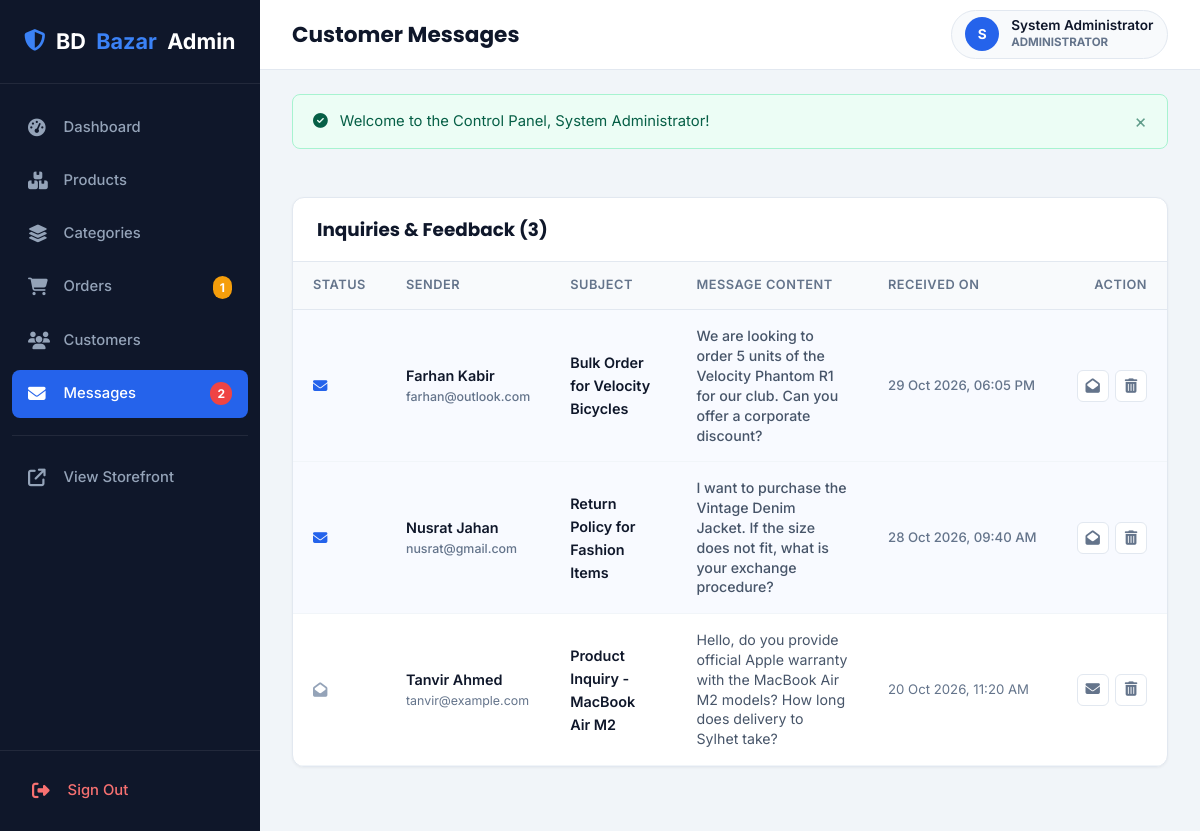
The app's page /Backend/admin/messages.php (signed in) with its own data.
### tables this page shows
CREATE TABLE IF NOT EXISTS `messages` (
  `message_id` INT AUTO_INCREMENT PRIMARY KEY,
  `user_name` VARCHAR(100) NOT NULL,
  `email` VARCHAR(150) NOT NULL,
  `subject` VARCHAR(150) NOT NULL,
  `message` TEXT NOT NULL,
  `is_read` TINYINT(1) DEFAULT 0,
  `date` TIMESTAMP DEFAULT CURRENT_TIMESTAMP,
  INDEX `idx_messages_read` (`is_read`)
);

### Backend/includes/functions.php (called while the page is built, shortened)
<?php
function e(?string $value): string {
    return htmlspecialchars($value ?? '', ENT_QUOTES, 'UTF-8');
}
function asset_url(string $path): string {
    return BASE_URL . '/' . ltrim($path, '/');
}

### Backend/admin/messages.php (the view, shortened to what this page needs)
<?php
require_once __DIR__ . '/../config/config.php';
try {
    $messages = $pdo->query("SELECT * FROM `messages` ORDER BY `date` DESC")->fetchAll();
} catch (PDOException $e) {
    error_log('Fetch messages error: ' . $e->getMessage());
    $messages = [];
}
require_once __DIR__ . '/admin_header.php';
?>
<div class="admin-card">
    <div class="admin-card-header">
        <h3 class="admin-card-title">Inquiries & Feedback (<?= count($messages) ?>)</h3>
    </div>
    <div class="admin-table-wrap">
        <?php if (empty($messages)): ?>
            <div style="padding: 3.5rem; text-align: center; color: #64748b;">
                <i class="fas fa-inbox" style="font-size: 2.5rem; margin-bottom: 0.75rem; color: #cbd5e1;"></i>
                <p>No messages received yet.</p>
            </div>
        <?php else: ?>
            <table class="admin-table">
                <thead>
                    <tr>
                        <th style="width: 50px;">Status</th>
                        <th>Sender</th>
                        <th>Subject</th>
                        <th>Message Content</th>
                        <th>Received On</th>
                        <th style="text-align: right;">Action</th>
                    </tr>
                </thead>
                <tbody>
                    <?php foreach ($messages as $msg): ?>
                        <tr style="<?= !$msg['is_read'] ? 'background-color: #f8faff; font-weight: 500;' : '' ?>">
                            <td>
                                <?php if ($msg['is_read']): ?>
                                    <span style="color: #94a3b8;" title="Read"><i class="fas fa-envelope-open"></i></span>
                                <?php else: ?>
                                    <span style="color: #2563eb;" title="Unread"><i class="fas fa-envelope"></i></span>
                                <?php endif; ?>
                            </td>
                            <td>
                                <div style="font-weight: 600; color: #0f172a;"><?= e($msg['user_name']) ?></div>
                                <div style="font-size: 0.775rem; color: #64748b;">
                                    <a href="mailto:<?= e($msg['email']) ?>" style="color: #64748b;"><?= e($msg['email']) ?></a>
                                </div>
                            </td>
                            <td style="font-weight: 600; color: #0f172a; max-width: 180px;">
                                <?= e($msg['subject']) ?>
                            </td>
                            <td style="color: #475569; font-size: 0.885rem; max-width: 380px; line-height: 1.4;">
                                <?= nl2br(e($msg['message'])) ?>
                            </td>
                            <td style="font-size: 0.825rem; color: #64748b; white-space: nowrap;">
                                <?= date('d M Y, h:i A', strtotime($msg['date'])) ?>
                            </td>
                            <td style="text-align: right; white-space: nowrap;">
                                <div style="display: inline-flex; gap: 0.4rem;">
                                    <form action="<?= asset_url('backend/admin/messages.php') ?>" method="POST" style="display:inline;">
                                        <button type="submit" class="action-btn" title="<?= $msg['is_read'] ? 'Mark as Unread' : 'Mark as Read' ?>">
                                            <i class="fas <?= $msg['is_read'] ? 'fa-envelope' : 'fa-envelope-open' ?>"></i>
                                        </button>
                                    </form>
                                    <form action="<?= asset_url('backend/admin/messages.php') ?>" method="POST" style="display:inline;" onsubmit="return confirm('Delete message from \'<?= e(addslashes($msg['user_name'])) ?>\'?');">
                                        <button type="submit" class="action-btn action-btn-danger" title="Delete">
                                            <i class="fas fa-trash-can"></i>
                                        </button>
                                    </form>
                                </div>
                            </td>
                        </tr>
                    <?php endforeach; ?>
                </tbody>
            </table>
        <?php endif; ?>
    </div>
</div>
<?php require_once __DIR__ . '/admin_footer.php'; ?>

### Frontend/css/style.css (style rules this page uses)
:root { --primary: #2563eb; --primary-hover: #1d4ed8; --primary-light: #eff6ff; --secondary: #0f172a; --secondary-hover: #1e293b; --accent: #f59e0b; --accent-hover: #d97706; --success: #10b981; --danger: #ef4444; --warning: #f59e0b; --info: #3b82f6; --bg-main: #f8fafc; --bg-surface: #ffffff; --bg-subtle: #f1f5f9; --border: #e2e8f0; --border-dark: #cbd5e1; --text-primary: #0f172a; --text-secondary: #475569; --text-muted: #64748b; --text-inverse: #ffffff; --font-heading: 'Poppins', -apple-system, BlinkMacSystemFont, "Segoe UI", Roboto, sans-serif; --font-body: 'Inter', -apple-system, BlinkMacSystemFont, "Segoe UI", Roboto, sans-serif; --radius-sm: 4px; --radius-md: 8px; --radius-lg: 14px; --radius-full: 9999px; --shadow-sm: 0 1px 2px 0 rgba(0, 0, 0, 0.05); --shadow-md: 0 4px 6px -1px rgba(0, 0, 0, 0.08), 0 2px 4px -1px rgba(0, 0, 0, 0.04); --shadow-lg: 0 10px 15px -3px rgba(0, 0, 0, 0.1), 0 4px 6px -2px rgba(0, 0, 0, 0.05); --shadow-xl: 0 20px 25px -5px rgba(0, 0, 0, 0.12), 0 10px 10px -5px rgba(0, 0, 0, 0.04); --transition: all 0.25s ease-in-out; --container-max: 1280px; }
*, *::before, *::after { box-sizing: border-box; margin: 0; padding: 0; }
html { font-size: 16px; scroll-behavior: smooth; }
body { font-family: var(--font-body); color: var(--text-primary); background-color: var(--bg-main); line-height: 1.6; display: flex; flex-direction: column; min-height: 100vh; -webkit-font-smoothing: antialiased; }
a { color: var(--primary); text-decoration: none; transition: var(--transition); }
button, input, select, textarea { font-family: inherit; font-size: inherit; }
h1, h2, h3, h4, h5, h6 { font-family: var(--font-heading); color: var(--text-primary); line-height: 1.25; font-weight: 600; }

### Frontend/css/admin.css (style rules this page uses)
.admin-card { background-color: #ffffff; border: 1px solid #e2e8f0; border-radius: 12px; box-shadow: 0 1px 3px rgba(0,0,0,0.05); overflow: hidden; margin-bottom: 2rem; }
.admin-card-header { padding: 1.25rem 1.5rem; border-bottom: 1px solid #e2e8f0; display: flex; justify-content: space-between; align-items: center; }
.admin-card-title { font-size: 1.15rem; font-weight: 700; color: #0f172a; }
.admin-table-wrap { overflow-x: auto; }
.admin-table { width: 100%; border-collapse: collapse; font-size: 0.9rem; text-align: left; }
.admin-table th { background-color: #f8fafc; padding: 0.85rem 1.25rem; color: #64748b; font-weight: 600; font-size: 0.8rem; text-transform: uppercase; letter-spacing: 0.5px; border-bottom: 1px solid #e2e8f0; }
.admin-table td { padding: 1rem 1.25rem; border-bottom: 1px solid #f1f5f9; color: #334155; vertical-align: middle; }
.action-btn { width: 32px; height: 32px; border-radius: 6px; border: 1px solid #e2e8f0; background: #ffffff; display: inline-flex; align-items: center; justify-content: center; color: #64748b; cursor: pointer; transition: all 0.2s ease; }

### records on screen
messages: is_read 0 (drawn), user_name "Farhan Kabir", email "farhan@outlook.com", subject "Bulk Order for Velocity Bicycles", message "We are looking to order 5 units of the Velocity Phantom R1 for our club. Can you offer a corporate discount?", date "29 Oct 2026, 06:05 PM"
messages: is_read 0 (drawn), user_name "Nusrat Jahan", email "nusrat@gmail.com", subject "Return Policy for Fashion Items", message "I want to purchase the Vintage Denim Jacket. If the size does not fit, what is your exchange procedure?", date "28 Oct 2026, 09:40 AM"
messages: is_read 1 (drawn), user_name "Tanvir Ahmed", email "tanvir@example.com", subject "Product Inquiry - MacBook Air M2", message "Hello, do you provide official Apple warranty with the MacBook Air M2 models? How long does delivery to Sylhet take?", date "20 Oct 2026, 11:20 AM"

### other values on screen
$pendingOrdersCount "1"
$unreadCount "2"
$adminTitle "Customer Messages"
substr($adminUser['name'] ?? 'A', 0, 1) "S"
$adminUser['name'] "System Administrator"
$success "Welcome to the Control Panel, System Administrator!"
count($messages) "3"
